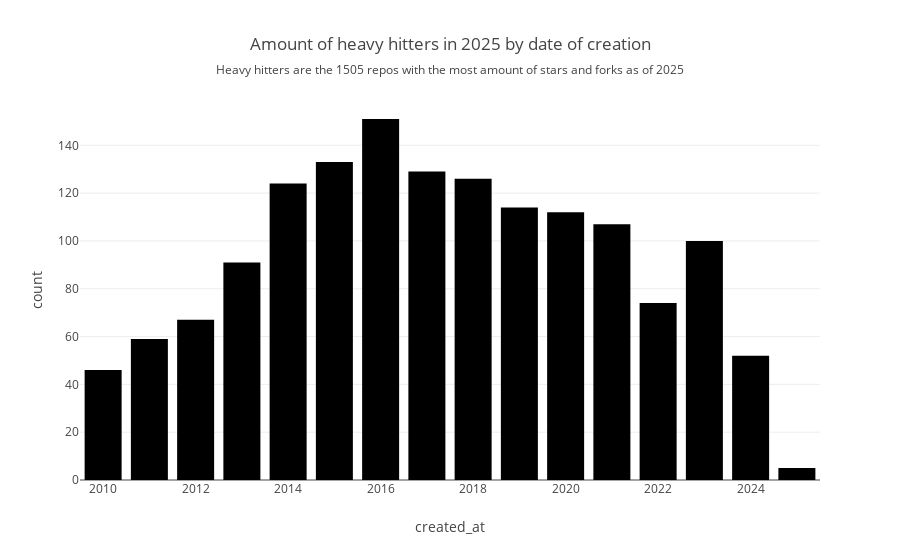

Write notebook code for a chart like this one.
### Markdown cell above
## Open-source adoption has skyrocketed

For our analysis we have scrapped the top 1000 open source repositories with the most stars and forks, obviously there is a lot of overlap in these areas and we ended up with a total of 1505 repositories to analyze.

### Code cell
from IPython.display import Image

date_data = data.value_counts('created_at').sort_index().reset_index()
fig = px.bar(date_data[(date_data['created_at'] >= 2010) & (date_data['created_at'] <=2025)],
    x='created_at',
    y='count',
    title='Amount of heavy hitters in 2025 by date of creation',
    subtitle='Heavy hitters are the 1505 repos with the most amount of stars and forks as of 2025'
)
fig.show()
fig.write_image("plot.png")  
Image(filename="plot.png")

### Figure 1 — Plotly figure (JSON) as saved in the notebook; plotly's stock layout.template omitted (floating-point values rounded to 4 significant figures)
{"data": [{"hovertemplate": "created_at=%{x}<br>count=%{y}<extra></extra>", "legendgroup": "", "marker": {"color": "#000001", "pattern": {"shape": ""}}, "name": "", "orientation": "v", "showlegend": false, "textposition": "auto", "type": "bar", "x": [2010, 2011, 2012, 2013, 2014, 2015, 2016, 2017, 2018, 2019, 2020, 2021, 2022, 2023, 2024, 2025], "xaxis": "x", "y": [46, 59, 67, 91, 124, 133, 151, 129, 126, 114, 112, 107, 74, 100, 52, 5], "yaxis": "y"}], "layout": {"barmode": "relative", "legend": {"tracegroupgap": 0}, "title": {"subtitle": {"text": "Heavy hitters are the 1505 repos with the most amount of stars and forks as of 2025"}, "text": "Amount of heavy hitters in 2025 by date of creation"}, "xaxis": {"anchor": "y", "domain": [0, 1], "title": {"text": "created_at"}}, "yaxis": {"anchor": "x", "domain": [0, 1], "title": {"text": "count"}}}}
